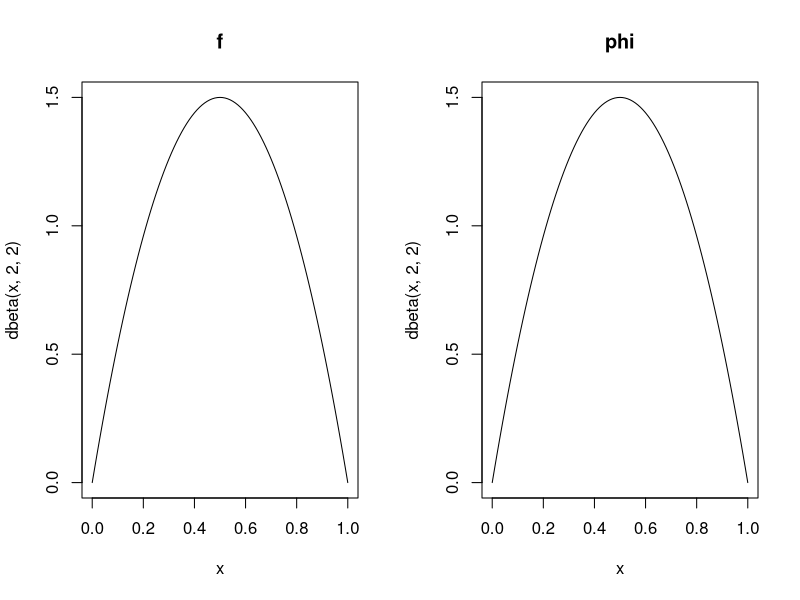
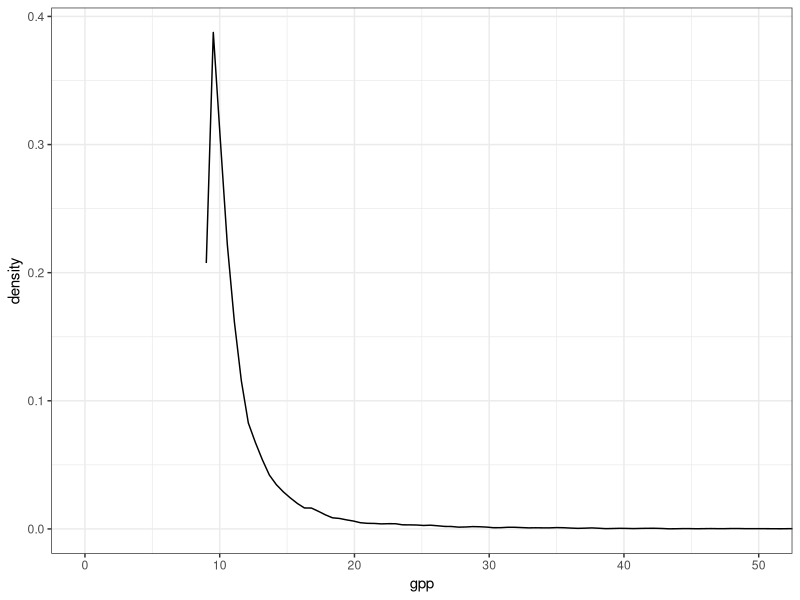
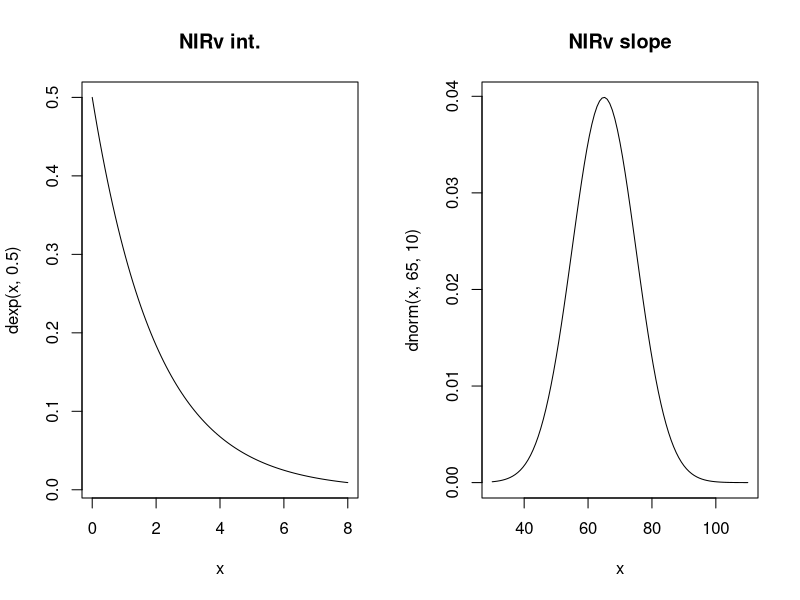
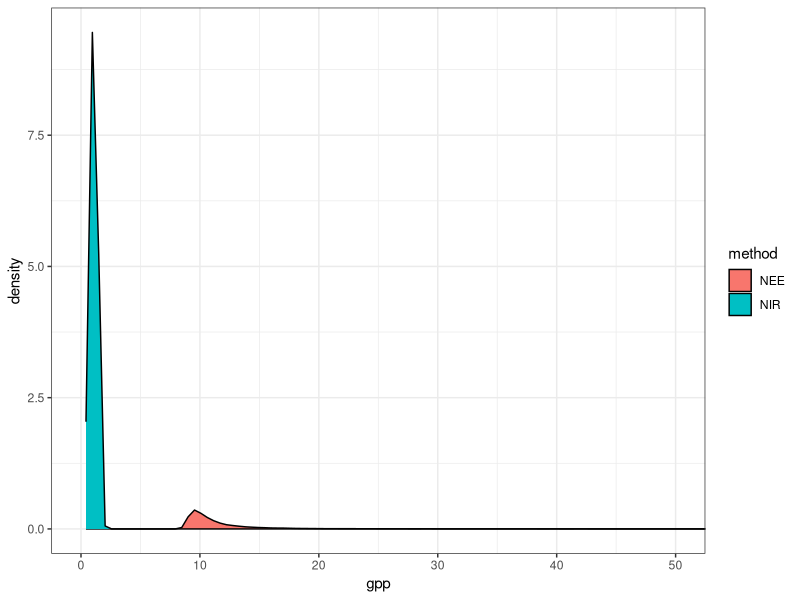

These charts were generated, in order, by the following R code:
## ---- chunk 1
library(tidyverse)
## ---- chunk 2
#' @param nee Flux tower net ecosystem exchange
#' @param r_chamber Respiration chamber measurement
#' @param phi aboveground fraction of autotrophic respiration
#' @param f belowground autotrophic fraction of chamber resp that 
gpp_r <- function(nee, r_chamber, phi, f) {
  r_h <- (1 - f) * r_chamber
  r_ab <- f * r_chamber
  r <- r_ab / (1 - phi) + r_h
  gpp <- nee + r
  return(gpp)
}
## ---- chunk 3
par(mfrow = c(1, 2))
curve(dbeta(x, 2, 2), 0, 1, main = "f")
curve(dbeta(x, 2, 2), 0, 1, main = "phi")
## ---- chunk 4
n <- 10000

result <- tibble(
  method = "NEE",
  f = rbeta(n, 2, 2),
  phi = rbeta(n, 2, 2),
  gpp = gpp_r(6, 3, phi, f)
)

ggplot(result) +
  aes(x = gpp) +
  geom_density() +
  coord_cartesian(xlim = c(0, 50)) +
  theme_bw()
## ---- chunk 5
gpp_nirv <- function(nirv, m, b) {
  out <- m * nirv + b
  # Convert units
  # umol C m-2 s-1 to Mg ha-1 year-1
  out * 12 / 1e6 * (60 * 60 * 24 * 365) / 10000
}
## ---- chunk 6
par(mfrow = c(1, 2))
curve(dexp(x, 0.5), 0, 8, main = "NIRv int.")
curve(dnorm(x, 65, 10), 30, 110, main = "NIRv slope")
## ---- chunk 7
result_nir <- tibble(
  method = "NIR",
  b = rexp(n, 0.5),
  m = rnorm(n, 65, 10),
  gpp = gpp_nirv(0.4, m, b)
)

result %>%
  bind_rows(result_nir) %>%
  ggplot(aes(x = gpp, fill = method)) +
  geom_density() +
  coord_cartesian(xlim = c(0, 50)) +
  theme_bw()
